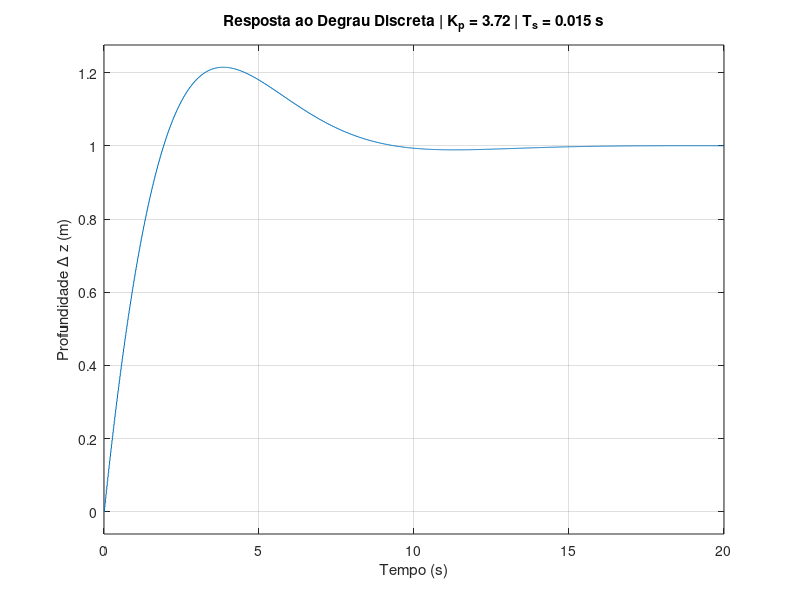

MATLAB code to generate this figure:
% Limpeza do ambiente
clear; close all; clc;

% =====================================================
% 1. PARAMETROS DE ENTRADA
% =====================================================
Ts = 0.015;       % Tempo de amostragem em segundos
Kp = 3.72;     % Ganho Proporcional projetado

% =====================================================
% 2. DEFINICAO DA PLANTA CONTINUA G(s)
% =====================================================
s = tf('s');
G_s = 0.0526 / (s^2 + 0.8842*s);

disp('--------------------------------------------------');
disp(' PLANTA CONTINUA ORIGINAL G(s) ');
disp('--------------------------------------------------');
G_s

% =====================================================
% 3. DISCRETIZACAO DA PLANTA G(z)
% =====================================================
% Discretiza a planta usando Segurador de Ordem Zero (ZOH)
G_z = c2d(G_s, Ts, 'zoh');

disp('--------------------------------------------------');
disp([' PLANTA DISCRETA G(z) COM Ts = ', num2str(Ts), 's ']);
disp('--------------------------------------------------');
G_z

% =====================================================
% 4. FECHAMENTO DA MALHA DIGITAL
% =====================================================

K_p = 19.835708;
K_i = 5.648112;
K_d = 15.2091;

C_s = (K_d * s^2 + K_p * s + K_i)/(s);

% Funcao de transferencia de Malha Aberta: L(z) = C(z) * G(z)
C_z = c2d(C_s, Ts, 'tustin');   % Tustin é adequado para controladores PID
L_z = C_z * G_z;

% Funcao de transferencia de Malha Fechada: H(z) = L(z) / (1 + L(z))
% Assumindo realimentacao unitaria (sensor perfeito)
H_z = feedback(L_z, 1);

disp('--------------------------------------------------');
disp([' MALHA FECHADA DISCRETA H(z) COM Kp = ', num2str(Kp)]);
disp('--------------------------------------------------');
H_z

% =====================================================
% 5. PLOTAGEM DA RESPOSTA AO DEGRAU
% =====================================================
figure;
step(H_z); 
grid on;

% Formatacao estetica do grafico para o relatorio
title(['Resposta ao Degrau Discreta | K_p = ', num2str(Kp), ' | T_s = ', num2str(Ts), ' s']);
xlabel('Tempo (s)');
ylabel('Profundidade \Delta z (m)');
